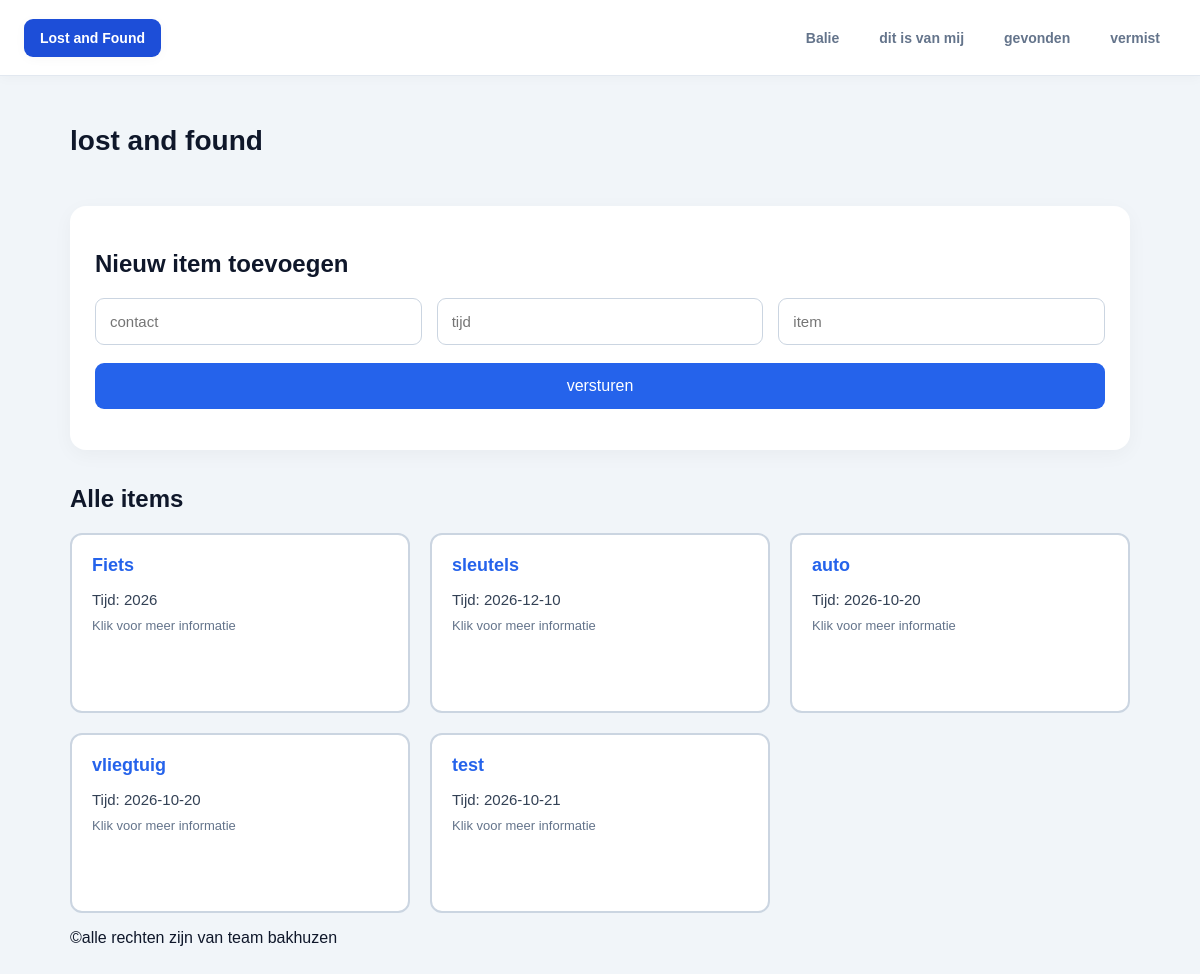
/balie.php, run on an earlier commit of the app's database.
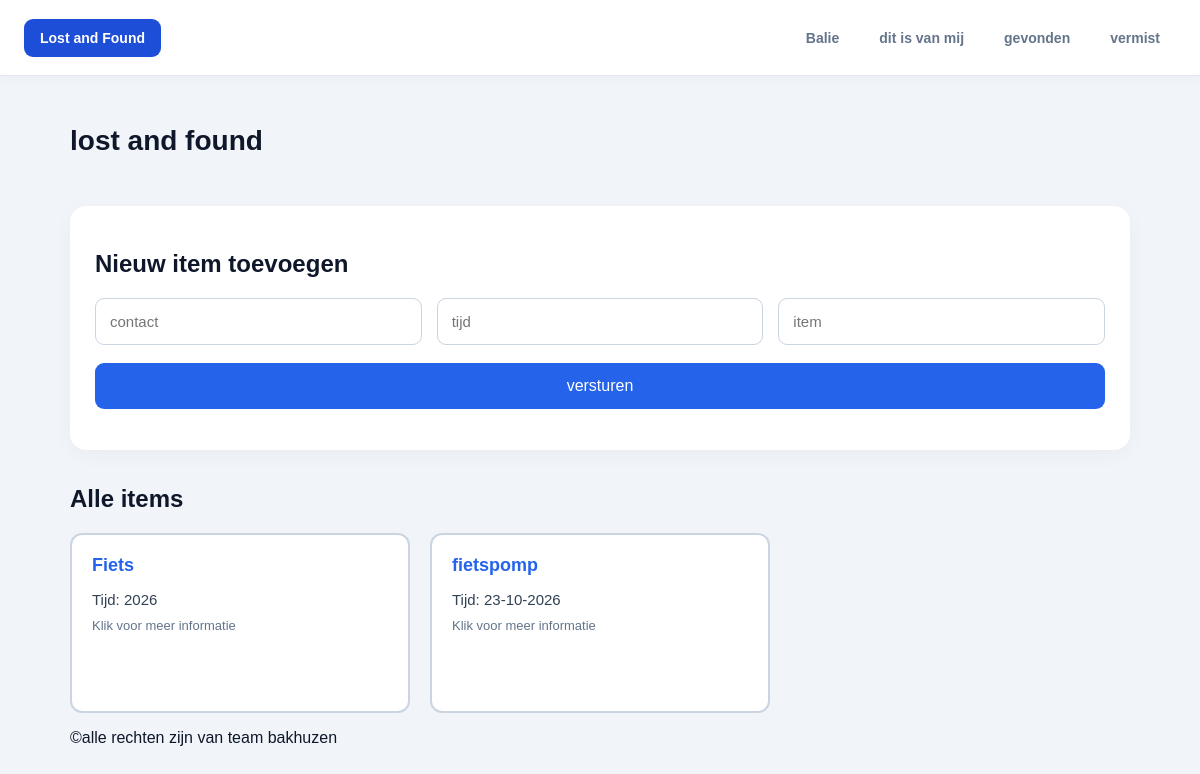
And on a later commit of the database.
### tables this page shows
CREATE TABLE lost_items (
        id INTEGER PRIMARY KEY AUTOINCREMENT,
        item TEXT,
        lost_time TEXT,
        contact TEXT
    );

### balie.php (the view, shortened to what this page needs)
<?php
require 'db.php';
?>
<?php include("header.php"); ?>
<!DOCTYPE html>
<html lang="nl">
<head>
    <link rel="stylesheet" href="balie.css">
</head>
<body>
<div class="container">
    <header>
        <h1>lost and found</h1>
    </header>
    <section class="form-box">
        <h2>Nieuw item toevoegen</h2>
        <form action="opslaan.php" method="POST" id="itemForm">
            <div class="form-row">
                <input id="contact" name="contact" type="text"
                       placeholder="contact" required>
                <input id="lost_time" name="lost_time" type="text"
                       placeholder="tijd" required>
                <input id="item" name="item" type="text"
                       placeholder="item" required>
            </div>
            <button class="add" type="submit">
                versturen
            </button>
        </form>
    </section>
    <h2>Alle items</h2>
    <section class="items">
        <div class="itemsrow">
<?php
$statement = $db->query("SELECT * FROM lost_items");
$items = $statement->fetchAll(PDO::FETCH_ASSOC);
foreach ($items as $item) {
    $id = (int) $item['id'];
    $naam = htmlspecialchars($item['item'], ENT_QUOTES, 'UTF-8');
    $tijd = htmlspecialchars($item['lost_time'], ENT_QUOTES, 'UTF-8');
    echo "<div class='echomaincontainer'>";
    echo "<label class='echomain' for='popup-$id'>";
    echo "<h2>$naam</h2>";
    echo "<p>Tijd: $tijd</p>";
    echo "<span class='bekijk-label'>Klik voor meer informatie</span>";
    echo "</label>";
    echo "</div>";
}
?>
        </div>
    </section>
    <?php require 'footer.php'; ?>
</body>
</html>

### header.php (shortened to what this page needs)
<head>
    <link rel="stylesheet" href="header.css">
</head>
<nav class="navbar">
    <div class="nav-container">
        <title class="nav-logo">
            Lost and Found
        </title>
        <div class="nav-links">
            <a href="balie.php" class="nav-link">Balie</a>
            <a href="dit%20is%20van%20mij.php" class="nav-link">dit is van mij</a>
            <a href="gevonden.php" class="nav-link">gevonden</a>
            <a href="vermist.php" class="nav-link">vermist</a>
        </div>
    </div>
</nav>

### footer.php (shortened to what this page needs)
<footer>
    <p>©alle rechten zijn van team bakhuzen</p>
</footer>

### header.css (style rules this page uses)
.navbar { background: #ffffff; border-bottom: 1px solid #e2e8f0; box-shadow: 0 2px 12px rgba(0, 0, 0, 0.03); position: sticky; top: 0; z-index: 1000; width: 100%; }
.nav-container { max-width: 1200px; margin: 0 auto; min-height: 75px; padding: 0 24px; display: flex; justify-content: space-between; align-items: center; gap: 20px; }
.nav-logo { display: flex; align-items: center; gap: 10px; text-decoration: none; font-size: 20px; font-weight: 700; color: #0f172a; white-space: nowrap; }
.nav-links { display: flex; align-items: center; gap: 8px; }
.nav-link { display: flex; align-items: center; gap: 8px; padding: 11px 16px; border-radius: 9px; text-decoration: none; font-size: 14px; font-weight: 600; color: #64748b; transition: all 0.2s ease; }

### balie.css (style rules this page uses)
* { box-sizing: border-box; }
body { margin: 0; font-family: Arial, sans-serif; background: #f1f5f9; color: #0f172a; }
.container { max-width: 1100px; margin: auto; padding: 30px 20px; }
header { display: flex; justify-content: space-between; align-items: center; margin-bottom: 30px; }
h1 { font-size: 28px; }
.form-box { background: white; padding: 25px; border-radius: 16px; box-shadow: 0 5px 20px #0000000a; margin-bottom: 35px; }
.form-row { display: grid; grid-template-columns: repeat(3, 1fr); gap: 15px; }
input { width: 100%; padding: 14px; border: 1px solid #cbd5e1; border-radius: 9px; font-size: 15px; outline: none; }
button.add { width: 100%; margin-top: 18px; padding: 14px; background: #2563eb; color: white; border: none; border-radius: 9px; font-size: 16px; cursor: pointer; }
.nav-logo { background: #1d4ed8; box-shadow: 0 2px 12px rgba(0, 0, 0, 0.03); display: flex; align-items: center; gap: 8px; padding: 11px 16px; border-radius: 9px; text-decoration: none; font-size: 14px; font-weight: 600; color: #ffffff; transition: all 0.2s ease; }
.navbar { background: #ffffff; border-bottom: 1px solid #e2e8f0; box-shadow: 0 2px 12px rgba(0, 0, 0, 0.03); position: sticky; top: 0; z-index: 1000; width: 100%; }
.nav-container { max-width: 1200px; margin: 0 auto; min-height: 75px; padding: 0 24px; display: flex; justify-content: space-between; align-items: center; gap: 20px; }
.nav-links { display: flex; align-items: center; gap: 8px; }
.nav-link { display: flex; align-items: center; gap: 8px; padding: 11px 16px; border-radius: 9px; text-decoration: none; font-size: 14px; font-weight: 600; color: #64748b; transition: all 0.2s ease; }
.itemsrow { display: grid; grid-template-columns: repeat(3, minmax(0, 1fr)); gap: 20px; }
.echomaincontainer { min-width: 0; }
.echomain { background: #ffffff; border: 2px solid #cbd5e1; border-radius: 12px; padding: 20px; min-height: 180px; height: 100%; overflow-wrap: anywhere; cursor: pointer; }
.echomain h2 { font-size: 18px; margin-top: 0; color: #2563eb; }
.echomain p { font-size: 15px; margin: 10px 0; color: #334155; }
.echomain { width: 100%; min-height: 180px; height: 100%; display: flex; flex-direction: column; align-items: flex-start; gap: 12px; padding: 20px; background: white; border: 2px solid #cbd5e1; border-radius: 12px; font-family: Arial, sans-serif; font-size: 15px; text-align: left; overflow-wrap: anywhere; cursor: pointer; transition: 0.2s ease; }
.echomain { display: block; min-height: 180px; padding: 20px; background: white; border: 2px solid #cbd5e1; border-radius: 12px; cursor: pointer; transition: 0.2s ease; }
.bekijk-label { color: #64748b; font-size: 13px; }

What changed in the data, as far as the page shows it:
removed lost_items: item "sleutels", lost_time "2026-12-10"
removed lost_items: item "auto", lost_time "2026-10-20"
removed lost_items: item "vliegtuig", lost_time "2026-10-20"
removed lost_items: item "test", lost_time "2026-10-21"
added lost_items: item "fietspomp", lost_time "23-10-2026"
